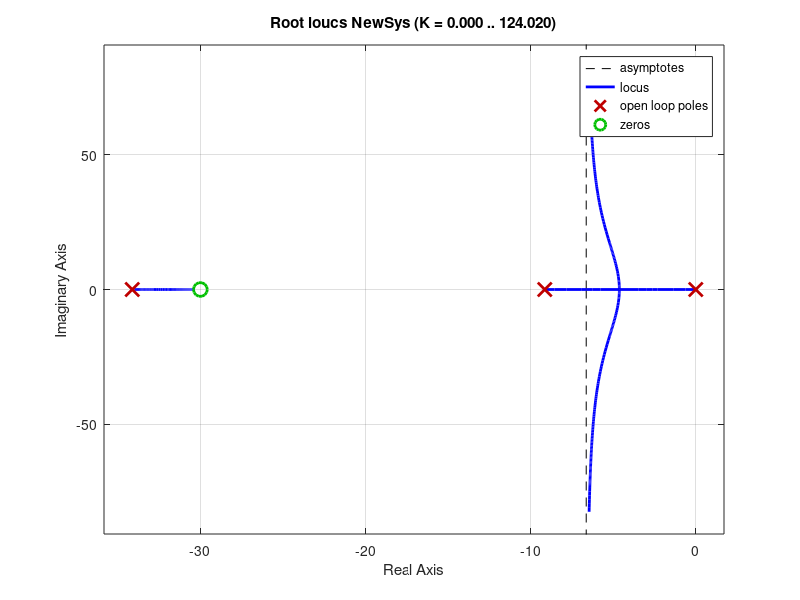

Source code (MATLAB): (Note: this script raises an error after producing the figure.)
%Lag controller
sys = tf(1.636, [0.0293 1 0]);
os = 5;
tp = 0.2;
zeta = sqrt((log(5/100)^2)/(pi^2+(log(5/100)^2)));
wn = pi/(tp*sqrt(1-zeta^2));
SigD = -zeta*wn;
WD = wn*sqrt(1-zeta^2);
P = pole(sys);
p1 = P(1);
p2 = P(2);
%compensator zero put at -30
angle1 = rad2deg(angle((SigD+p1)+WD*j));
angle2 = rad2deg(angle((SigD-p2)+WD*j));
CompZero = -30;
ZeroAngle = rad2deg(angle((SigD-CompZero)+WD*j));
PoleAngle = ZeroAngle - angle1 - angle2 + 180;
CompPole = SigD - WD/(tand(PoleAngle));
LagCont = tf([1 -CompZero], [1 -CompPole])
NewSys = LagCont*sys;

rlocus(NewSys);
sgrid(zeta,0);
ylim([-30 30])
[K,p] = rlocfind(NewSys)

sys1 = K*NewSys;
csys = feedback(sys1,1);
step(csys);

%K = 8.6233